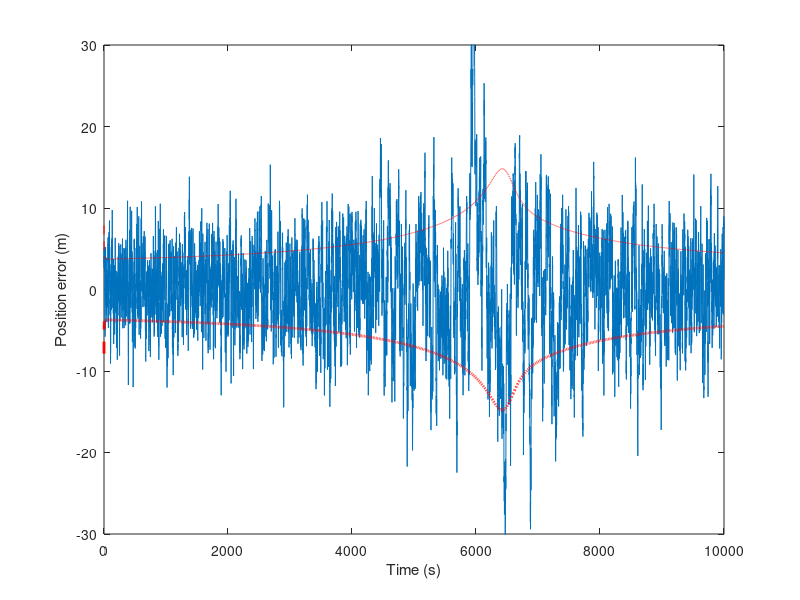

Write the MATLAB code that produced this figure.
% This file is for Problem 9.1, Part (b)
% 1-D positioning problem - Problem 9.1
% Monte Carlo simulation of position estimation of a wandering location
 
clear all
 
randn('seed',51);             %fix the seed of randomization
Nom_pos=[0,6378000];
SV_radius=26560000;
SV_init_elev=[30*pi/180; 135*pi/180];
SV_elev_rate=[2*pi/43200; -2*pi/43200];
 
True_pos(1,:)=Nom_pos+[100*randn(1),0]; % Set initial position
clock_err=10000*randn(1);               % Set initial clock error
for t=0:10000
    SV_elev=SV_init_elev+SV_elev_rate*t;
    SV_pos=[SV_radius.*cos(SV_elev) SV_radius.*sin(SV_elev)]; %rows are different SVs; columns are x-y components
    drnvtr=ones(2,1)*True_pos(t+1,:)-SV_pos;
    pseudorange(t+1,:)=[norm(drnvtr(1,:))+clock_err; norm(drnvtr(2,:))+clock_err]+10*randn(2,1);
    True_pos(t+2,:)=True_pos(t+1,:)+[2*randn(1) 0]; % Project position for next cycle (random walk model)
    clock_err=clock_err+0.1*randn(1);               % Project clock error for next cycle (random walk model)
end;
 
Q=[2^2 0;0 0.1^2];
R=10^2*eye(2);
xprior=[0; 0];
Pprior=[100^2 0;0 10000^2];
for t=0:10000
    SV_elev=SV_init_elev+SV_elev_rate*t;
    SV_pos=[SV_radius.*cos(SV_elev) SV_radius.*sin(SV_elev)]; %rows are different SVs; columns are x-y components
    
    drnvtr=ones(2,1)*Nom_pos-SV_pos;
    H=[drnvtr(1,1)/norm(drnvtr(1,:)) 1; drnvtr(2,1)/norm(drnvtr(2,:)) 1];
    PH=Pprior*H';
    gain=PH/(H*PH+R);                                   %compute Kalman gain
    pred_range=[norm(drnvtr(1,:)); norm(drnvtr(2,:))];  %compute predicted pseudorange
    meas_res=pseudorange(t+1,:)'-pred_range-H*xprior;   %form measurement residual
    xupdate=xprior+gain*meas_res;                       %update state estimate
    Pupdate=(eye(2)-gain*H)*Pprior;                     %update P matrix
    xprior=xupdate;                                     %project state estimate
    Pprior=Pupdate+Q;                                   %project P matrix
    store(t+1,1)=xupdate(1,1)+Nom_pos(1,1)-True_pos(t+1,1); %save position error
    store(t+1,2)=Pupdate(1,1)^0.5;                          %save (1,1) term of Pmatrix
    store(t+1,3)=xupdate(1,1);                              %save position estimate (deviation from nominal)
    store(t+1,4)=True_pos(t+1,1);                           %save true position (deviation from nominal)
end;
figure(1);
time=0:10000;
plot(time,store(:,1),time,store(:,2),'r--',time,-store(:,2),'r--','linewidth',2);
axis([0 10000 -30 30]);
xlabel('Time (s)');
ylabel('Position error (m)');
